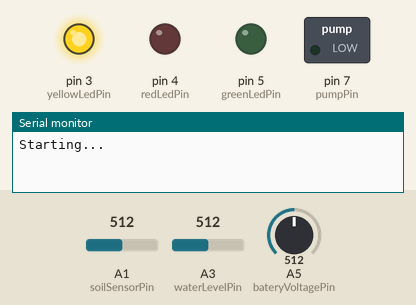
This sketch was run on a simulated Arduino Uno, built with avr-gcc and run on an emulated ATmega328P. Parts: switched loads named in the sketch (green lamp = pin HIGH), output pins drawn as LEDs (lit = HIGH), the last lines printed to the serial monitor. Inputs (shaded band) come from the test bench; at power-on: A1 (soilSensorPin) = 512, A3 (waterLevelPin) = 512, A5 (bateryVoltagePin) = 512. Sleep ends after the set time or at an interrupt; pins used as bus, display or sensor lines are not drawn.

Above: at 0.2 s.
At 0.7 s:
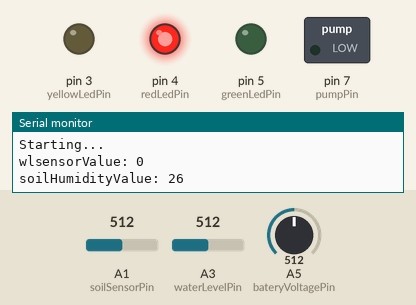
Timing chart, 0 to 2.2 s (numbered marks = the images above):
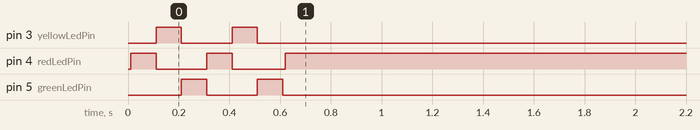

The sketch:

SmartPlant_v4.2.ino
```cpp
/**************************************************************
   Smart ecoPOT

   1o Γυμνάσιο Ρόδου
   	2ος Πανελλήνιος Διαγωνισμός Τεχνολογιών στην Εκπαίδευση https://robotics.ellak.gr/
   	GitHub: https://github.com/anikola57/1-GymnasioRodou

   v1, 03/12/2019:
      Αναλογικοί αισθητήρες υργασίας - Υλοποίηση βασικής λειτουργίας ποτίσματος
   v2, 09/02/2020:
      Ψηφιακοί αισθητήρες υργασίας - νερού
      Υλοποίηση με functions
   v3, 07/03/2020:
      Επικοινωνία με wifi
   v4, 21/03/2020:
      Αναλογικοί αισθητήρες υγρασίας - στάθμης νερού
      Χρόνος λειτουργίας αντλίας με χρήση της millis()
      Ρύθμιση χρόνου αναμονής
      υπολογισμός μέσης τιμής μετρήσεων
      μέτρηση τάσης μπαταρίας


  (... Στοιχεία της ομάδας ανάπτυξης....)
 **************************************************************/

#include <SoftwareSerial.h>
#include "sleep.h"

// Ορισμός δεύτερης σειριακής θύρας για αποστολή δεδομένων στο WiFi Module
SoftwareSerial mySerial(11, 12); // RX, TX


// Είσοδοι / Έξοδοι - Pins
const int redLedPin = 4;         // LED Έλλειψη νερού
const int greenLedPin = 5;       // LED Κανονική υγρασία για το φυτό
const int yellowLedPin = 3;      // LED Πότισμα
const int pumpPin = 7;           // Αντλία ποτίσματος
const int waterLevelPin = A3;      // Αισθητήρας στάθμης νερού
const int soilSensorPin = A1;  // Αισθητήρας υγρασίας χώματος
const int smSensorPowerPin = A0;     //
const int wlSensorPowerPin = A2;     //
const int wifiResetPin = 13;      // Reset για το wifi module
const int bateryVoltagePin = A5;  //Μπαταρία

// Ρυθμίσεις
int checkInterval = 900;          // Χρόνος αναμονής μεταξύ μετρήσεων 120 λεπτα (X 8 sec)
int minWaterLevel = 20;             // Ελάχιστη στάθμη νερού % στη δεξαμενή
int minMoistureLevel = 70;          // Ελάχιστη υγρασία % χώματος
int amountToPump = 20;               // Χρόνος λειτουργίας της αντλίας (sec)

// Βοηθητικές μεταβλητές
unsigned int waterLevelValue = 0;
unsigned int soilHumidityValue = 0;
float bateryVoltage = 0;
unsigned long startPumpTime;    // Χρόνος έναρξης λειτουργίας της αντλίας
bool pumping = false;        // Λειτουργία αντλίας
bool waterInTank;

/////////////////////////////////////////////////////////////////////////////////////////
/////////////////////////////////////////////////////////////////////////////////////////

// Αρχικοποίηση προγράμματος - Ρυθμίσεις που θα τρέχουν μία φορά μετά από κάθε εκκίνηση ή reset
void setup() {
  Serial.begin(9600);
  delay(10);
  mySerial.begin(38400);
  configure_wdt();

  // Ορισμός εισόδων/εξόδων
  pinMode(wifiResetPin, OUTPUT);
  pinMode(redLedPin, OUTPUT);
  pinMode(greenLedPin, OUTPUT);
  pinMode(yellowLedPin, OUTPUT);
  pinMode(pumpPin, OUTPUT);
  pinMode(smSensorPowerPin, OUTPUT);
  pinMode(wlSensorPowerPin, OUTPUT);

  // Απενεργοποίηση αισθητήρων
  digitalWrite(smSensorPowerPin, LOW);
  digitalWrite(wlSensorPowerPin, LOW);


  // Ενεργοποίηση WiFi Module
  digitalWrite(wifiResetPin, HIGH);

  Serial.println("\n\nStarting...");

  // Ένδειξη λειτουργίας του κώδικα
  blinkLeds();

  // Έλεγξε αν υπάρχει νερό στη δεξαμενή
  waterInTank = checkWaterLevel();
  Serial.print("wlsensorValue: ");
  Serial.println(waterLevelValue);

  wdt_reset();
}


// Πρόγραμμα που εκτελείται συνεχώς σε επαναλήψεις
void loop() {
  wdt_reset();

  // Ανάγνωση αισθητήρα υγρασίας
  soilHumidityValue = readSoilHumidity();
  Serial.print("soilHumidityValue: ");
  Serial.println(soilHumidityValue);

  // Μέτρηση τάσης μπαταρίας
  readBatteryValue();

  // Αν υπάρχει νερό, έλεγξε το χώμα και αν χρειάζεται πότισε
    if (waterInTank) {
      pumping = checkSoilAndWater();
    }


  // Αποστολή τιμών στον Υπολογιστή μέσω σειριακής θύρας
  sendMeasurements();

  // Αποστολή τιμών στο wifi μέσω σειριακής θύρας
  sendToWiFi();
  wdt_reset();


  // Αν ποτίζει, κλείσε την αντλία μετά από χρόνο amountToPump
  while (pumping) {
    if (checkTimeToTurnOffPump()) {
      // Έλεγξε αν υπάρχει νερό στη δεξαμενή μετά το πότισμα
      waterInTank = checkWaterLevel();
    }
    wdt_reset();
  }

  Serial.print("sleeping...");
  delay(100);
  sleep(checkInterval);   //Κοιμήσου μέχρι την επόμενη μέτρηση
  Serial.print("wake up");
}


//####################################################################################################
//####################################################################################################

// Έλεγχος για το χρόνο ποτίσματος και σβήσιμο της αντλίας
//  Επιστρέφει TRUE όταν ολοκληρωθεί ο χρόνος ποτίσματος
bool checkTimeToTurnOffPump() {
  bool retValue = false;
  unsigned long currentMillis = millis();
  if ((unsigned long)(currentMillis - startPumpTime) > amountToPump * 1000) {
    digitalWrite(pumpPin, LOW);
    digitalWrite(yellowLedPin, LOW);
    pumping = false;
    retValue = true;
  }
  return retValue;
}


// Διαβάζει τον αισθητήρα στάθμης νερού
//  Επιστρέφει την στάθμη %
unsigned int readWlsensorValue() {
  unsigned int rawValue = 0;

  digitalWrite(wlSensorPowerPin, HIGH);
  delay(5);
  //  Μέσος όρος 4 μετρήσεων υγρασίας
  for (int i = 0; i < 4; i++) {
    rawValue += analogRead(waterLevelPin);
    delay(1);
  }
  digitalWrite(wlSensorPowerPin, LOW);
  rawValue /= 4;

  // Διόρθωση κλίμακας μετρήσεων
  rawValue = constrain(rawValue, 560, 665);
  rawValue = map(rawValue, 560, 665, 0, 100);

  return rawValue;
}


// Ανάγνωση αισθητήρα υγρασίας
//  Επιστρέφει την υγρασία %
unsigned int readSoilHumidity() {
  unsigned int rawValue = 0;

  digitalWrite(smSensorPowerPin, HIGH);
  delay(5);
  //  Μέσος όρος 4 μετρήσεων υγρασίας
  for (int i = 0; i < 4; i++) {
    rawValue += analogRead(soilSensorPin);
    delay(1);
  }
  digitalWrite(smSensorPowerPin, LOW);
  rawValue /= 4;

  // Διόρθωση κλίμακας μετρήσεων
//  rawValue = constrain(rawValue, 450, 680);
  rawValue = map(rawValue, 450, 680, 0, 100);

  return rawValue;
}


// Μέτρηση τάσης μπαραρίας
void readBatteryValue(void) {
  //  Μέσος όρος 10 μετρήσεων τάσης μπαταρίας
  bateryVoltage = 0;
  for (int i = 0; i < 10; i++) {
    bateryVoltage += analogRead(bateryVoltagePin);
    delay(10);
    wdt_reset();
  }
  bateryVoltage /= 10;

  // Υπολογισμός τιμής Τάσης μπαταρίας
  bateryVoltage = bateryVoltage * 5 / 1024;
}


// Αποστολή τιμών στον Υπολογιστή μέσω σειριακής θύρας
void sendMeasurements() {
  Serial.print("WaterLevel: ");
  Serial.println(waterLevelValue);
  Serial.print("Moisture: ");
  Serial.println(soilHumidityValue);
  Serial.print("Voltage: ");
  Serial.println(bateryVoltage);
}

// Αποστολή μετρήσεων στο WiFi module
void sendToWiFi() {
  // Wake up wifi module
  digitalWrite(wifiResetPin, LOW);
  delay(10);
  digitalWrite(wifiResetPin, HIGH);
  delay(2000);
  mySerial.print(waterLevelValue);
  mySerial.print(",");
  mySerial.print(soilHumidityValue);
  mySerial.print(",");
  if (digitalRead(pumpPin)) {
    mySerial.print("1");
  } else {
    mySerial.print("0");
  }
  mySerial.print(",");
  mySerial.print(bateryVoltage);

  mySerial.print(",");
  mySerial.print("0");
  mySerial.print(",");
  mySerial.print("0");

  mySerial.print("\n");

}


// Έλεγξε αν υπάρχει νερό στη δεξαμενή
bool checkWaterLevel() {
  waterLevelValue = readWlsensorValue();
  if (waterLevelValue > minWaterLevel) {
    digitalWrite(redLedPin, LOW);
    return true;
  }
  digitalWrite(redLedPin, HIGH);
  return false;
}


// Έλεγχος υγρασίας και ποτίσματος
// Επιστρέφει true ή false ανάλογα αν λειτουργει η αντλια
bool checkSoilAndWater() {
  // Αν υπάρχει ξηρασία στο χώμα, πότισε και τροποποίησε τις ενδείξεις
  if (soilHumidityValue < minMoistureLevel) {
    digitalWrite(greenLedPin, LOW);
    digitalWrite(yellowLedPin, HIGH);   // Ένδειξη ποτίσματος
    digitalWrite(pumpPin, HIGH);      // Λειτουργία αντλίας
    startPumpTime = millis();       //Χρόνος έναρξης αντλίας
    return true;
  }
  // Αλλιώς τροποποίησε τις ενδείξεις
  else {
    digitalWrite(greenLedPin, HIGH);  // Ικανοποιητική υγρασία
    digitalWrite(yellowLedPin, LOW);
  }
  return false;
}


void blinkLeds() {
  for (int i = 0; i < 2; i++) {
    digitalWrite(redLedPin, HIGH);
    delay(100);
    digitalWrite(redLedPin, LOW);
    digitalWrite(yellowLedPin, HIGH);
    delay(100);
    digitalWrite(yellowLedPin, LOW);
    digitalWrite(greenLedPin, HIGH);
    delay(100);
    digitalWrite(greenLedPin, LOW);
  }
}
//--------------------------------------------------------------------------------------
```

sleep.h
```cpp
#include <avr/wdt.h>            // library for default watchdog functions
#include <avr/interrupt.h>      // library for interrupts handling
#include <avr/sleep.h>          // library for sleep
#include <avr/power.h>          // library for power control
volatile int nbr_remaining;               // Sleep multiplier X 8 sec


// Put the Arduino to deep sleep. Only an interrupt can wake it up.
void sleep(int ncycles)
{
  nbr_remaining = ncycles; // defines how many cycles should sleep

  // Set sleep to full power down.  Only external interrupts or
  // the watchdog timer can wake the CPU!
  set_sleep_mode(SLEEP_MODE_PWR_DOWN);

  // Turn off the ADC while asleep.
  power_adc_disable();

  while (nbr_remaining > 0){ // while some cycles left, sleep!

  // Enable sleep and enter sleep mode.
  sleep_mode();

  // CPU is now asleep and program execution completely halts!
  // Once awake, execution will resume at this point if the
  // watchdog is configured for resume rather than restart

  // When awake, disable sleep mode
  sleep_disable();
  }

  // put everything on again
  power_all_enable();
}

// Interrupt routine
ISR(WDT_vect) {
    // Check if we are in sleep mode or it is a genuine WDR.
    if(nbr_remaining > 0) {
        // not hang out, just waiting
        // decrease the number of remaining avail loops
        nbr_remaining = nbr_remaining - 1;
        wdt_reset();
    }
    else {
        // must be rebooted
        // configure
        MCUSR = 0;                          // reset flags
                                            // Put timer in reset-only mode:
        WDTCSR |= 0b00011000;               // Enter config mode.
        WDTCSR =  0b00001000 | 0b000000;    // clr WDIE (interrupt enable...7th from left)
                                            // set WDE (reset enable...4th from left), and set delay interval
                                            // reset system in 16 ms...
                                            // unless wdt_disable() in loop() is reached first
        // reboot
        while(1);
    }
}


//--------------------------------------------------------------------------------------
// function to configure the watchdog: let it sleep 8 seconds before firing
// when firing, configure it for resuming program execution by default
// hangs will correspond to watchdog fired when nbr_remaining <= 0 and will
// be determined in the ISR function

void configure_wdt(void) {
   cli();                           // disable interrupts for changing the registers

  MCUSR = 0;                       // reset status register flags

                                   // Put timer in interrupt-only mode:
  WDTCSR |= 0b00011000;            // Set WDCE (5th from left) and WDE (4th from left) to enter config mode,
                                   // using bitwise OR assignment (leaves other bits unchanged).
  WDTCSR =  0b01000000 | 0b100001; // set WDIE: interrupt enabled
                                   // clr WDE: reset disabled
                                   // and set delay interval (right side of bar) to 8 seconds

  sei();                           // re-enable interrupts
}
```
